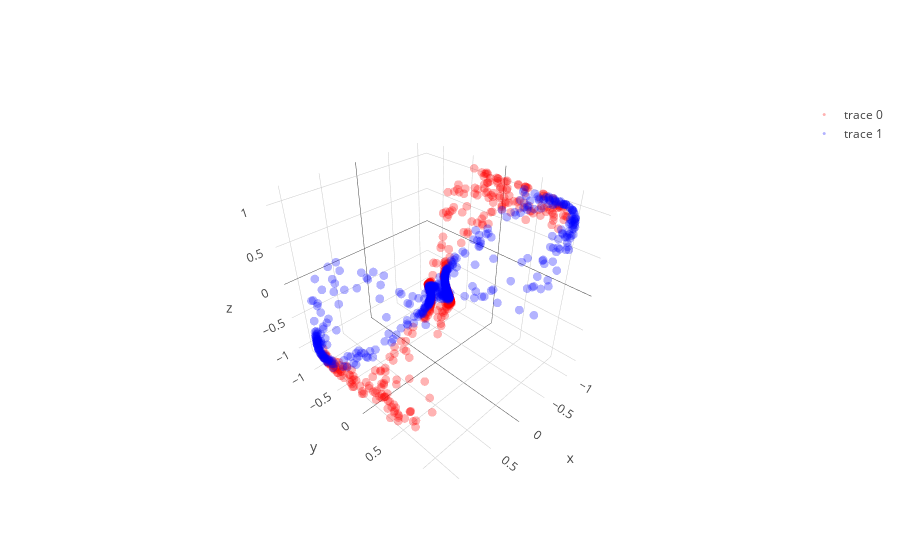

The notebook cell saved with this chart:
### Code cell
learning_rate = 0.00008; beta1=0.999; beta2=0.999; adam_e = 1e-8 

l1 = PCA_layer(2,3)
l1b= batch_norm()
l2 = PCA_layer(3,3)
l2b= batch_norm()
l3 = PCA_layer(3,2)

mini_batch_size    = 10
training_iteration = 500

copyX = np.copy(X)
for iter in range(training_iteration):

    copyX = shuffle(copyX)
    for current_batch_index in range(0,len(X),mini_batch_size):
        current_batch = copyX[current_batch_index:current_batch_index+mini_batch_size]
        layer1,layer1_var = l1.feed_non(current_batch,1)
        layer1bn = l1b.feed(layer1)
        layer2,layer2_var = l2.feed_non(layer1bn,1)
        layer2bn = l2b.feed(layer2)
        layer3,layer3_var = l3.feed_linear(layer2bn)

        sys.stdout.write("Iter: " + str(iter) + " " + str(layer1_var.mean() + layer2_var.mean() + layer3_var.mean()) + '\r')
        sys.stdout.flush()
        
        grad3 = l3.back_linear()
        grad2bn = l2b.back(grad3)
        grad2 = l2.back_non(grad2bn,cancel=0,sign_value=-1)
        grad1bn = l1b.back(grad2)
        grad1 = l1.back_non(grad1bn,cancel=0,sign_value=1)
   
layer1,layer1_var = l1.feed_non(X,0)
layer1bn = l1b.feed(layer1)
layer2,layer2_var = l2.feed_non(layer1bn,0)
layer2bn = l2b.feed(layer2)
layer3,layer3_var = l3.feed_linear(layer2bn)

trace1 = go.Scatter3d(
    x=layer2bn[y==0,0],
    y=layer2bn[y==0,1],
    z=layer2bn[y==0,2],
    mode='markers',
    line=dict(color='red',width=0.5),
    marker=dict(size=3,opacity=0.3)
)
trace2 = go.Scatter3d(
    x=layer2bn[y==1,0],
    y=layer2bn[y==1,1],
    z=layer2bn[y==1,2],
    mode='markers',
    line=dict(color='blue',width=0.5),
    marker=dict(size=3,opacity=0.3)
)
data = [trace1,trace2]
fig  = go.Figure(data=data)
iplot(fig)

plt.figure(figsize=(8,6))
plt.scatter(layer3[y==0, 0], layer3[y==0, 1], color='red', alpha=0.5)
plt.scatter(layer3[y==1, 0], layer3[y==1, 1], color='blue', alpha=0.5)
plt.show()

### Figure 1 — Plotly figure (JSON) as saved in the notebook; plotly's stock layout.template omitted (floating-point values rounded to 4 significant figures; data arrays with more than 128 entries replaced by an {"elided": "..."} marker saying what was removed)
{"data": [{"line": {"color": "red", "width": 0.5}, "marker": {"opacity": 0.3, "size": 3}, "mode": "markers", "type": "scatter3d", "uid": "c1ad1172-0124-4c32-aaf7-43b591b91e5e", "x": {"elided": "750 float values"}, "y": {"elided": "750 float values"}, "z": {"elided": "750 float values"}}, {"line": {"color": "blue", "width": 0.5}, "marker": {"opacity": 0.3, "size": 3}, "mode": "markers", "type": "scatter3d", "uid": "3e78c36c-547c-4a31-b75d-64938195aeb5", "x": {"elided": "750 float values"}, "y": {"elided": "750 float values"}, "z": {"elided": "750 float values"}}], "layout": {}}
